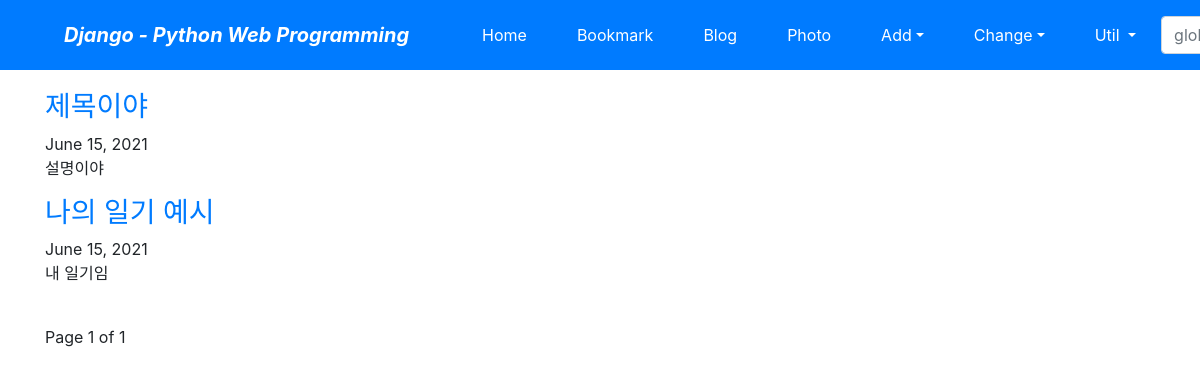
Page /blog/ (signed in) on the committed database.
### blogapp/models.py (models this page shows, shortened)
class Post(models.Model):
    title = models.CharField(verbose_name='TITLE', max_length=50)
    slug = models.SlugField('SLUG', unique=True, allow_unicode=True, help_text='one word for title alias.')
    description = models.CharField('DESCRIPTION', max_length=100, blank=True, help_text='simple description text.')
    content = models.TextField('CONTENT')
    create_dt = models.DateTimeField('CREATE DATE', auto_now_add=True)
    modify_dt = models.DateTimeField('MODIFY DATE', auto_now=True)
    tags = TaggableManager(blank=True)
    owner = models.ForeignKey(User, on_delete=models.CASCADE, verbose_name='OWNER', blank=True, null=True)
    class Meta:
        verbose_name = 'post'
        verbose_name_plural = 'posts'
        db_table = 'blogapp_posts'
        ordering = ('-modify_dt',)
    def get_absolute_url(self):
        return reverse('blog:post_detail', args=(self.slug,))

### blogapp/views.py (the view)
# urls.py: path('', views.PostLV.as_view(), name='index'),
class PostLV(ListView):
    model = Post
    template_name = 'blogapp/post_all.html'
    context_object_name = 'posts'
    paginate_by = 2

### blogapp/templates/blogapp/post_all.html (shortened to what this page needs)
{% extends 'base.html' %}
{% block content %}
{% for post in posts %}
    <h3><a href='{{ post.get_absolute_url }}'>{{ post.title }}</a></h3>
    {{ post.modify_dt|date:"N d, Y" }}
    <p>{{ post.description }}</p>
{% endfor %}
<br>
<div>
    <span>
        Page {{ page_obj.number }} of {{ page_obj.paginator.num_pages }}
    </span>
</div>
{% endblock %}

### rows in the picture
Post: title "제목이야", modify_dt "June 15, 2021", description "설명이야"
Post: title "나의 일기 예시", modify_dt "June 15, 2021", description "내 일기임"

### other values in the picture
{{ page_obj.number }} "1"
{{ page_obj.paginator.num_pages }} "1"
